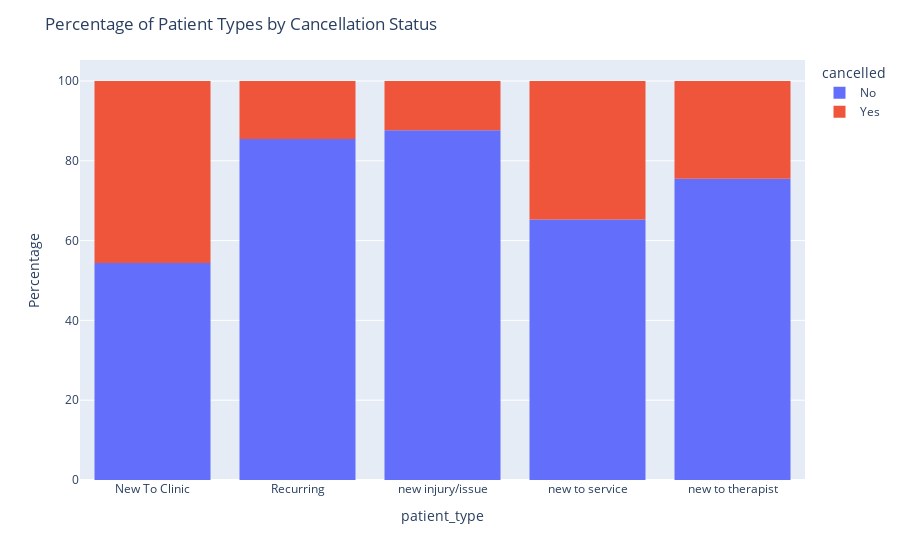

Notebook code for this chart:
### Code cell
billing = final_df.groupby([final_df['patient_type'].dropna(), 'cancelled']).size().reset_index(name='count')
billing['percentage'] = billing['count'] / billing.groupby('patient_type')['count'].transform('sum') * 100
fig = px.histogram(billing, x="patient_type", y="percentage", color='cancelled',
                   labels={'percentage': 'Percentage'})
fig.update_layout(
    yaxis_title="Percentage",
    title="Percentage of Patient Types by Cancellation Status",
    bargap=0.2
)
fig.show()

### Figure 1 — Plotly figure (JSON) as saved in the notebook; plotly's stock layout.template omitted (floating-point values rounded to 4 significant figures)
{"data": [{"alignmentgroup": "True", "bingroup": "x", "histfunc": "sum", "hovertemplate": "cancelled=No<br>patient_type=%{x}<br>sum of Percentage=%{y}<extra></extra>", "legendgroup": "No", "marker": {"color": "#636efa", "pattern": {"shape": ""}}, "name": "No", "offsetgroup": "No", "orientation": "v", "showlegend": true, "type": "histogram", "x": ["New To Clinic", "Recurring", "new injury/issue", "new to service", "new to therapist"], "xaxis": "x", "y": [54.38, 85.46, 87.64, 65.29, 75.49], "yaxis": "y"}, {"alignmentgroup": "True", "bingroup": "x", "histfunc": "sum", "hovertemplate": "cancelled=Yes<br>patient_type=%{x}<br>sum of Percentage=%{y}<extra></extra>", "legendgroup": "Yes", "marker": {"color": "#EF553B", "pattern": {"shape": ""}}, "name": "Yes", "offsetgroup": "Yes", "orientation": "v", "showlegend": true, "type": "histogram", "x": ["New To Clinic", "Recurring", "new injury/issue", "new to service", "new to therapist"], "xaxis": "x", "y": [45.62, 14.54, 12.36, 34.71, 24.51], "yaxis": "y"}], "layout": {"bargap": 0.2, "barmode": "relative", "legend": {"title": {"text": "cancelled"}, "tracegroupgap": 0}, "margin": {"t": 60}, "title": {"text": "Percentage of Patient Types by Cancellation Status"}, "xaxis": {"anchor": "y", "domain": [0, 1], "title": {"text": "patient_type"}}, "yaxis": {"anchor": "x", "domain": [0, 1], "title": {"text": "Percentage"}}}}
